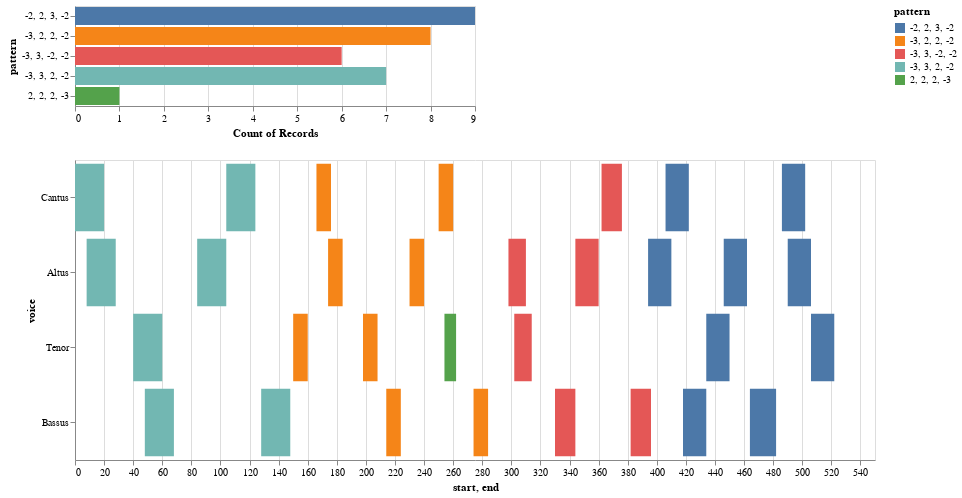

This figure's notebook cell:
### Markdown cell above
### Model Heatmap

### Code cell
## Use this for the Model Heatmap

nr = model.notes(combineUnisons=True) 
mel = model.melodic(df=nr, kind='d', compound=True, unit=0, end=False)
mel_ngrams = model.ngrams(df=mel, n=4)
entry_ngrams = model.entries(df=mel, n=4)
mel_ngrams_duration = model.durations(df=mel, n=4, mask_df=entry_ngrams)
viz.plot_ngrams_heatmap(entry_ngrams, mel_ngrams_duration, selected_patterns=shared_entries, voices=[])

### Figure 1 — Vega-Lite specification as saved in the notebook (floating-point values rounded to 4 significant figures)
{"config": {"view": {"continuousWidth": 400, "continuousHeight": 300}}, "vconcat": [{"mark": "bar", "encoding": {"color": {"type": "nominal", "field": "pattern"}, "opacity": {"condition": {"value": 1, "selection": "selector001"}, "value": 0.2}, "x": {"type": "nominal", "aggregate": "count", "field": "pattern"}, "y": {"type": "nominal", "field": "pattern"}}, "selection": {"selector001": {"type": "multi", "fields": ["pattern"]}}}, {"mark": "bar", "encoding": {"color": {"type": "nominal", "field": "pattern"}, "opacity": {"condition": {"value": 1, "selection": "selector001"}, "value": 0.2}, "tooltip": [{"type": "quantitative", "field": "start"}, {"type": "quantitative", "field": "end"}, {"type": "nominal", "field": "pattern"}], "x": {"type": "quantitative", "field": "start"}, "x2": {"field": "end"}, "y": {"type": "nominal", "field": "voice", "sort": null}}, "height": 300, "selection": {"selector001": {"type": "multi", "fields": ["pattern"]}}, "width": 800}], "data": {"name": "data-edc6bfced036e7f8fc02228fa17bb728"}, "$schema": "https://vega.github.io/schema/vega-lite/v4.8.1.json", "datasets": {"data-edc6bfced036e7f8fc02228fa17bb728": [{"start": 0.0, "voice": "Cantus", "pattern": "-3, 3, 2, -2", "end": 20.0}, {"start": 104.0, "voice": "Cantus", "pattern": "-3, 3, 2, -2", "end": 124.0}, {"start": 166.0, "voice": "Cantus", "pattern": "-3, 2, 2, -2", "end": 176.0}, {"start": 250.0, "voice": "Cantus", "pattern": "-3, 2, 2, -2", "end": 260.0}, {"start": 362.0, "voice": "Cantus", "pattern": "-3, 3, -2, -2", "end": 376.0}, {"start": 406.0, "voice": "Cantus", "pattern": "-2, 2, 3, -2", "end": 422.0}, {"start": 486.0, "voice": "Cantus", "pattern": "-2, 2, 3, -2", "end": 502.0}, {"start": 8.0, "voice": "Altus", "pattern": "-3, 3, 2, -2", "end": 28.0}, {"start": 84.0, "voice": "Altus", "pattern": "-3, 3, 2, -2", "end": 104.0}, {"start": 174.0, "voice": "Altus", "pattern": "-3, 2, 2, -2", "end": 184.0}, {"start": 230.0, "voice": "Altus", "pattern": "-3, 2, 2, -2", "end": 240.0}, {"start": 298.0, "voice": "Altus", "pattern": "-3, 3, -2, -2", "end": 310.0}, {"start": 344.0, "voice": "Altus", "pattern": "-3, 3, -2, -2", "end": 360.0}, {"start": 394.0, "voice": "Altus", "pattern": "-2, 2, 3, -2", "end": 410.0}, {"start": 446.0, "voice": "Altus", "pattern": "-2, 2, 3, -2", "end": 462.0}, {"start": 490.0, "voice": "Altus", "pattern": "-2, 2, 3, -2", "end": 506.0}, {"start": 40.0, "voice": "Tenor", "pattern": "-3, 3, 2, -2", "end": 60.0}, {"start": 150.0, "voice": "Tenor", "pattern": "-3, 2, 2, -2", "end": 160.0}, {"start": 198.0, "voice": "Tenor", "pattern": "-3, 2, 2, -2", "end": 208.0}, {"start": 254.0, "voice": "Tenor", "pattern": "2, 2, 2, -3", "end": 262.0}, {"start": 302.0, "voice": "Tenor", "pattern": "-3, 3, -2, -2", "end": 314.0}, {"start": 434.0, "voice": "Tenor", "pattern": "-2, 2, 3, -2", "end": 450.0}, {"start": 506.0, "voice": "Tenor", "pattern": "-2, 2, 3, -2", "end": 522.0}, {"start": 48.0, "voice": "Bassus", "pattern": "-3, 3, 2, -2", "end": 68.0}, {"start": 128.0, "voice": "Bassus", "pattern": "-3, 3, 2, -2", "end": 148.0}, {"start": 214.0, "voice": "Bassus", "pattern": "-3, 2, 2, -2", "end": 224.0}, {"start": 274.0, "voice": "Bassus", "pattern": "-3, 2, 2, -2", "end": 284.0}, {"start": 330.0, "voice": "Bassus", "pattern": "-3, 3, -2, -2", "end": 344.0}, {"start": 382.0, "voice": "Bassus", "pattern": "-3, 3, -2, -2", "end": 396.0}, {"start": 418.0, "voice": "Bassus", "pattern": "-2, 2, 3, -2", "end": 434.0}, {"start": 464.0, "voice": "Bassus", "pattern": "-2, 2, 3, -2", "end": 482.0}]}}
